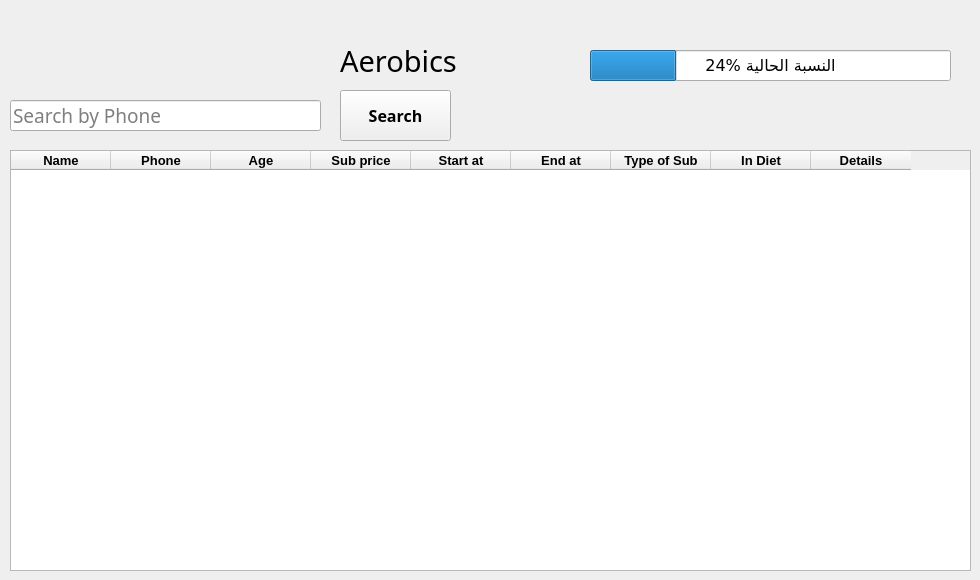
    <widget class="QWidget" name="tab_14">
     <attribute name="title">
      <string>Aerobics</string>
     </attribute>
     <widget class="QLabel" name="label_34">
      <property name="geometry">
       <rect>
        <x>340</x>
        <y>30</y>
        <width>171</width>
        <height>61</height>
       </rect>
      </property>
      <property name="font">
       <font>
        <family>Javanese Text</family>
        <pointsize>22</pointsize>
       </font>
      </property>
      <property name="text">
       <string>Aerobics</string>
      </property>
     </widget>
     <widget class="QPushButton" name="pushButton_42">
      <property name="geometry">
       <rect>
        <x>340</x>
        <y>90</y>
        <width>111</width>
        <height>51</height>
       </rect>
      </property>
      <property name="font">
       <font>
        <family>Javanese Text</family>
        <pointsize>12</pointsize>
        <weight>75</weight>
        <bold>true</bold>
       </font>
      </property>
      <property name="cursor">
       <cursorShape>PointingHandCursor</cursorShape>
      </property>
      <property name="text">
       <string>Search</string>
      </property>
     </widget>
     <widget class="QLineEdit" name="lineEdit_23">
      <property name="geometry">
       <rect>
        <x>10</x>
        <y>100</y>
        <width>311</width>
        <height>31</height>
       </rect>
      </property>
      <property name="font">
       <font>
        <family>Javanese Text</family>
        <pointsize>14</pointsize>
       </font>
      </property>
      <property name="placeholderText">
       <string>Search by Phone</string>
      </property>
     </widget>
     <widget class="QTableWidget" name="tableWidget_13">
      <property name="geometry">
       <rect>
        <x>10</x>
        <y>150</y>
        <width>961</width>
        <height>421</height>
       </rect>
      </property>
      <property name="font">
       <font>
        <pointsize>10</pointsize>
        <weight>75</weight>
        <bold>true</bold>
       </font>
      </property>
      <column>
       <property name="text">
        <string>Name</string>
       </property>
       <property name="font">
        <font>
         <pointsize>10</pointsize>
         <weight>75</weight>
         <bold>true</bold>
        </font>
       </property>
       <property name="textAlignment">
        <set>AlignCenter</set>
       </property>
      </column>
      <column>
       <property name="text">
        <string>Phone</string>
       </property>
       <property name="font">
        <font>
         <pointsize>10</pointsize>
         <weight>75</weight>
         <bold>true</bold>
        </font>
       </property>
       <property name="textAlignment">
        <set>AlignCenter</set>
       </property>
      </column>
      <column>
       <property name="text">
        <string>Age</string>
       </property>
       <property name="font">
        <font>
         <pointsize>10</pointsize>
         <weight>75</weight>
         <bold>true</bold>
        </font>
       </property>
       <property name="textAlignment">
        <set>AlignCenter</set>
       </property>
      </column>
      <column>
       <property name="text">
        <string>Sub price</string>
       </property>
       <property name="font">
        <font>
         <pointsize>10</pointsize>
         <weight>75</weight>
         <bold>true</bold>
        </font>
       </property>
       <property name="textAlignment">
        <set>AlignCenter</set>
       </property>
      </column>
      <column>
       <property name="text">
        <string>Start at</string>
       </property>
       <property name="font">
        <font>
         <pointsize>10</pointsize>
         <weight>75</weight>
         <bold>true</bold>
        </font>
       </property>
       <property name="textAlignment">
        <set>AlignCenter</set>
       </property>
      </column>
      <column>
       <property name="text">
        <string>End at</string>
       </property>
       <property name="font">
        <font>
         <family>MS Shell Dlg 2</family>
         <pointsize>10</pointsize>
         <weight>75</weight>
         <bold>true</bold>
        </font>
       </property>
       <property name="textAlignment">
        <set>AlignCenter</set>
       </property>
      </column>
      <column>
       <property name="text">
        <string>Type of Sub</string>
       </property>
       <property name="font">
        <font>
         <pointsize>10</pointsize>
         <weight>75</weight>
         <bold>true</bold>
        </font>
       </property>
       <property name="textAlignment">
        <set>AlignCenter</set>
       </property>
      </column>
      <column>
       <property name="text">
        <string>In Diet</string>
       </property>
       <property name="font">
        <font>
         <pointsize>10</pointsize>
         <weight>75</weight>
         <bold>true</bold>
        </font>
       </property>
       <property name="textAlignment">
        <set>AlignCenter</set>
       </property>
      </column>
      <column>
       <property name="text">
        <string>Details</string>
       </property>
       <property name="font">
        <font>
         <pointsize>10</pointsize>
         <weight>75</weight>
         <bold>true</bold>
        </font>
       </property>
       <property name="textAlignment">
        <set>AlignCenter</set>
       </property>
      </column>
     </widget>
     <widget class="QProgressBar" name="progressBar_12">
      <property name="geometry">
       <rect>
        <x>590</x>
        <y>50</y>
        <width>361</width>
        <height>31</height>
       </rect>
      </property>
      <property name="font">
       <font>
        <family>MS Reference Sans Serif</family>
        <pointsize>12</pointsize>
        <weight>50</weight>
        <italic>false</italic>
        <bold>false</bold>
       </font>
      </property>
      <property name="value">
       <number>24</number>
      </property>
      <property name="format">
       <string>%p% النسبة الحالية</string>
      </property>
     </widget>
    </widget>
